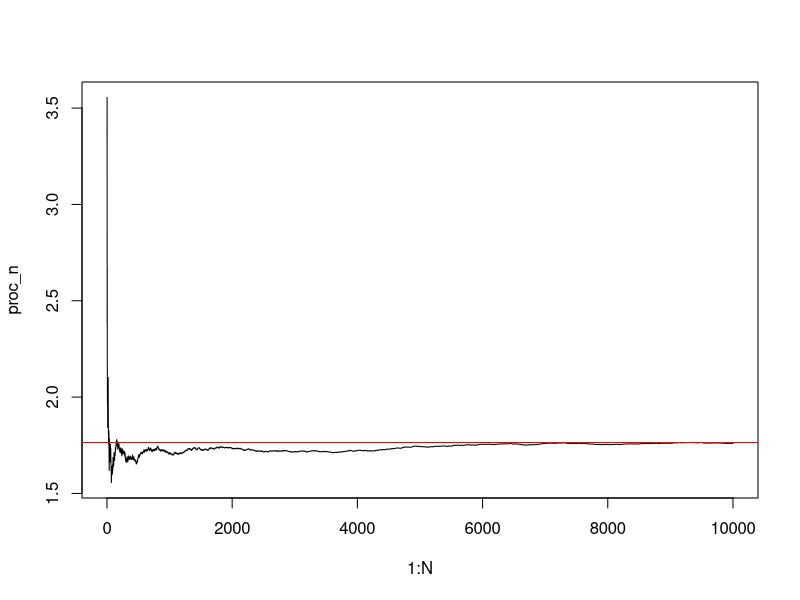

The R script that drew this image:
N = 10000

# Integral sam modificirao supstitucijom na papiru kako bih dobio konacne medje

X = runif(N, min = 0, max = 1)

Y = 1/X^2 * exp(sin((1 - X)/X) - (1 - X)/X)

parc_sum = cumsum(Y)
proc_n = parc_sum / (1:N)

plot(1:N, proc_n, type = "l")

g = function(x){
  return(1/x^2 * exp(sin((1 - x)/x) - (1 - x)/x))
}

num_val = integrate(g, lower = 0, upper = 1)$value

abline(num_val, 0, col = "red")


print(paste0("MC rez: ",mean(Y)))
print(paste0("Egz rez: ",num_val))
